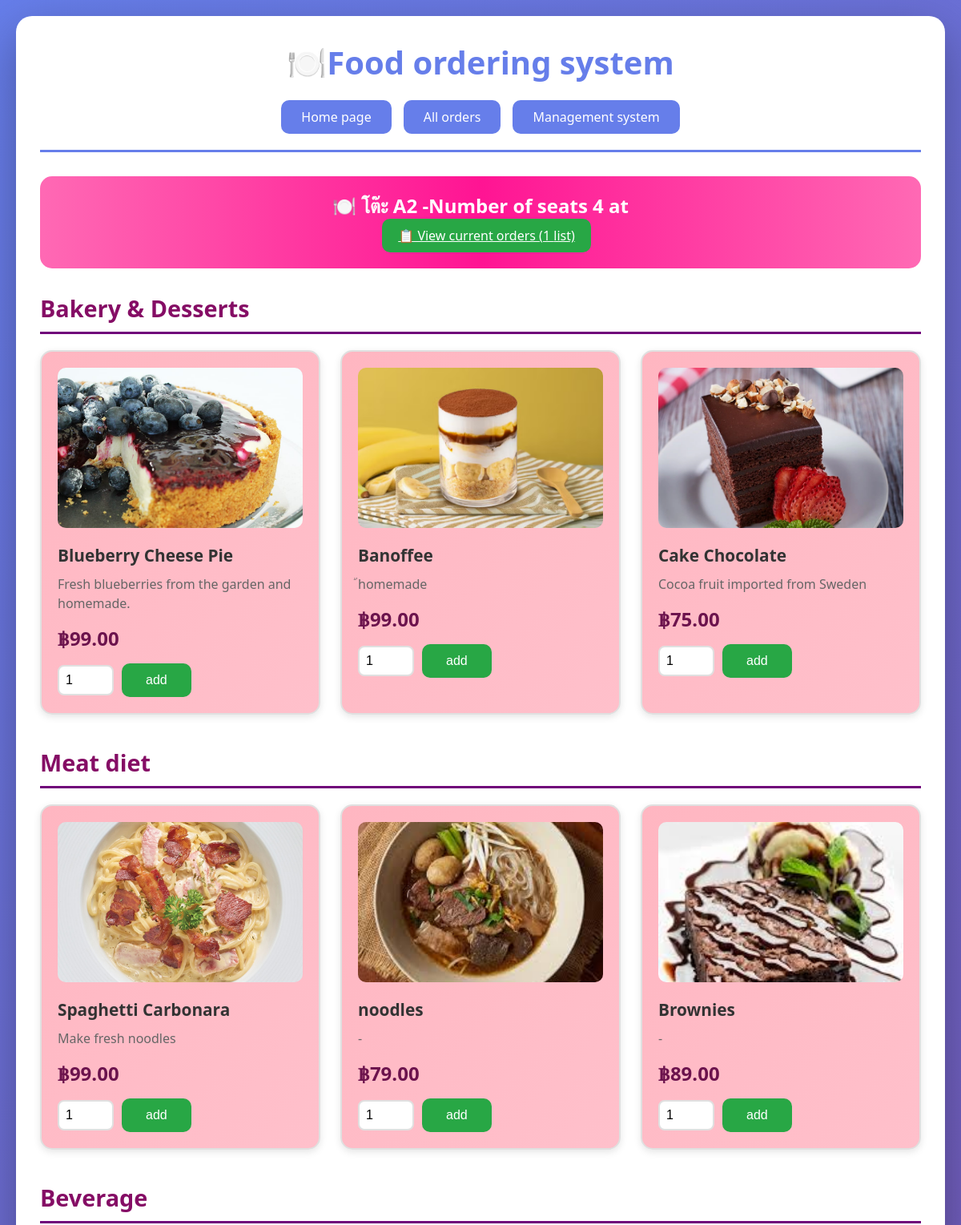
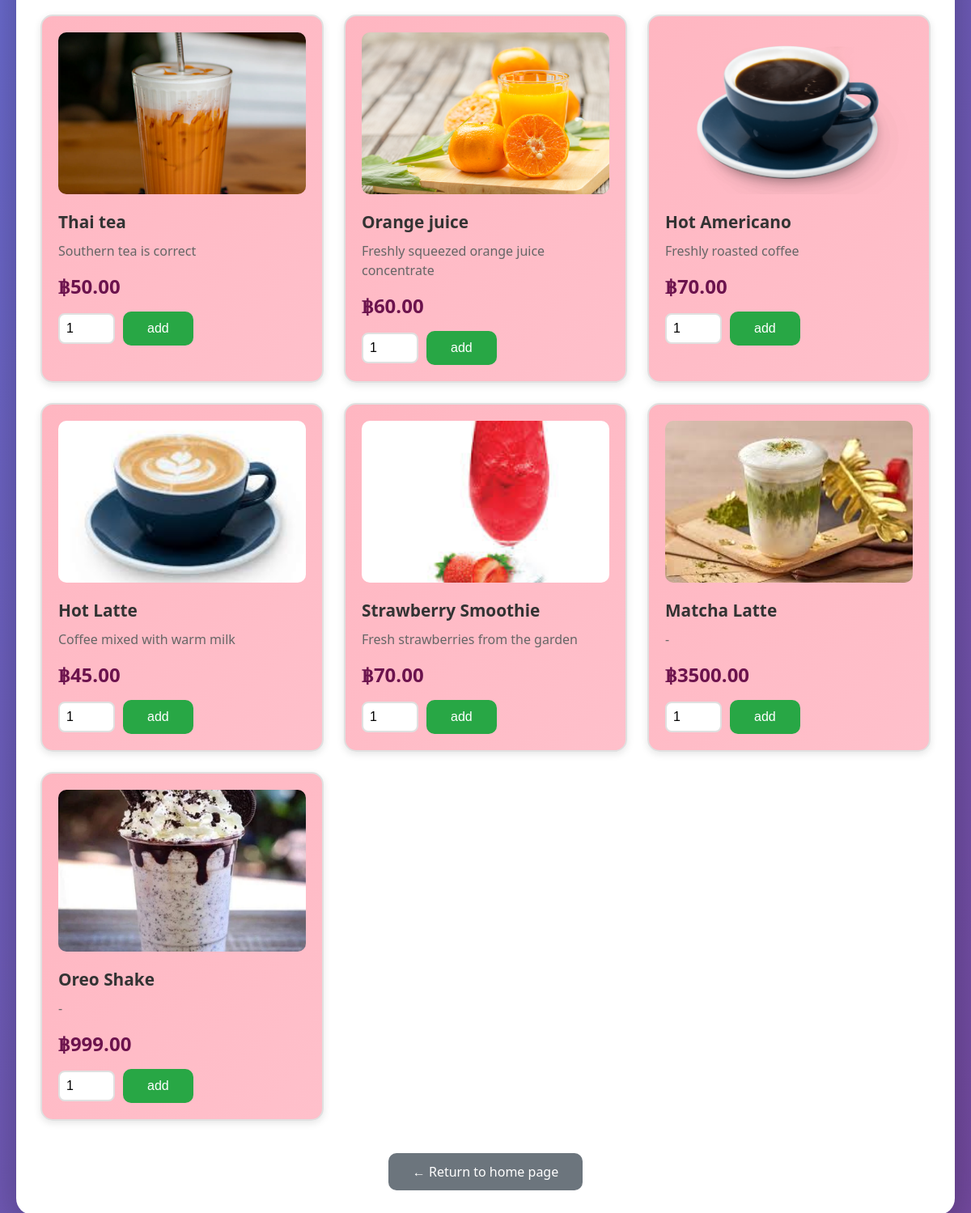
The page /menu/2/ on the database its author committed (2 pictures, top to bottom).
### orders/models.py (models this page shows, shortened)
class Table(models.Model):
    STATUS_CHOICES = [
        ('available', 'ว่าง'),
        ('occupied', 'มีคนนั่ง'),
        ('reserved', 'จอง'),
    ]
    number = models.CharField(max_length=10, unique=True, verbose_name="หมายเลขโต๊ะ")
    capacity = models.IntegerField(verbose_name="จำนวนที่นั่ง")
    status = models.CharField(max_length=20, choices=STATUS_CHOICES, default='available', verbose_name="สถานะ")
    class Meta:
        verbose_name = "โต๊ะ"
        verbose_name_plural = "โต๊ะ"
    def __str__(self):
        return f"โต๊ะ {self.number}"

class Order(models.Model):
    STATUS_CHOICES = [
        ('pending', 'รอดำเนินการ'),
        ('preparing', 'กำลังเตรียม'),
        ('ready', 'พร้อมเสิร์ฟ'),
        ('completed', 'เสร็จสิ้น'),
        ('cancelled', 'ยกเลิก'),
    ]
    table = models.ForeignKey(Table, on_delete=models.CASCADE, verbose_name="โต๊ะ")
    customer_name = models.CharField(max_length=100, blank=True, verbose_name="ชื่อลูกค้า")
    status = models.CharField(max_length=20, choices=STATUS_CHOICES, default='pending', verbose_name="สถานะ")
    total_amount = models.DecimalField(max_digits=10, decimal_places=2, default=0, verbose_name="ยอดรวม")
    created_at = models.DateTimeField(auto_now_add=True, verbose_name="วันที่สั่ง")
    updated_at = models.DateTimeField(auto_now=True)
    notes = models.TextField(blank=True, verbose_name="หมายเหตุ")
    class Meta:
        verbose_name = "ออเดอร์"
        verbose_name_plural = "ออเดอร์"
        ordering = ['-created_at']

class Category(models.Model):
    name = models.CharField(max_length=100, verbose_name="ชื่อหมวดหมู่")
    description = models.TextField(blank=True, verbose_name="รายละเอียด")
    created_at = models.DateTimeField(auto_now_add=True)
    class Meta:
        verbose_name = "หมวดหมู่"
        verbose_name_plural = "หมวดหมู่"

class MenuItem(models.Model):
    category = models.ForeignKey(Category, on_delete=models.CASCADE, related_name='items', verbose_name="หมวดหมู่")
    name = models.CharField(max_length=200, verbose_name="ชื่อเมนู")
    description = models.TextField(verbose_name="รายละเอียด")
    price = models.DecimalField(max_digits=10, decimal_places=2, verbose_name="ราคา")
    image = models.ImageField(upload_to='menu_images/', blank=True, null=True, verbose_name="รูปภาพ")
    is_available = models.BooleanField(default=True, verbose_name="พร้อมจำหน่าย")
    created_at = models.DateTimeField(auto_now_add=True)
    class Meta:
        verbose_name = "เมนูอาหาร"
        verbose_name_plural = "เมนูอาหาร"

### orders/views.py (the view)
# urls.py: path('menu/<int:table_id>/', views.menu, name='menu'),
def menu(request, table_id):
    table = get_object_or_404(Table, id=table_id)
    categories = Category.objects.all().prefetch_related('items')
    current_order = Order.objects.filter(
        table=table,
        status__in=['pending', 'preparing']
    ).first()
    context = {
        'table': table,
        'categories': categories,
        'current_order': current_order,
    }
    return render(request, 'orders/menu.html', context)

### orders/templates/orders/menu.html (shortened to what this page needs)
{% extends 'orders/base.html' %}
{% block content %}
<div class="menu-header">
    <h2>🍽️ {{ table }} -Number of seats {{ table.capacity }} at</h2>
    {% if current_order %}
    <a href="{% url 'view_order' current_order.id %}" class="current-order-badge">
        📋 View current orders ({{ current_order.items.count }} list)
    </a>
    {% endif %}
</div>
{% for category in categories %}
<div class="category-section">
    <h3 class="category-title">{{ category.name }}</h3>
    <div class="menu-grid">
        {% for item in category.items.all %}
        <div class="menu-item {% if not item.is_available %}unavailable{% endif %}">
            {% if item.image %}
            <img src="{{ item.image.url }}" alt="{{ item.name }}">
            {% else %}
            <div style="height: 200px; background: linear-gradient(135deg, #667eea 0%, #764ba2 100%); border-radius: 10px; display: flex; align-items: center; justify-content: center; color: white; font-size: 3em; margin-bottom: 15px;">
                🍽️
            </div>
            {% endif %}
            <div class="item-name">{{ item.name }}</div>
            <div class="item-description">{{ item.description }}</div>
            <div class="item-price">฿{{ item.price }}</div>
            {% if item.is_available %}
            <form method="post" action="{% url 'add_to_order' table.id item.id %}" class="item-form">
                <input type="number" name="quantity" value="1" min="1" max="99" class="quantity-input" required>
                <button type="submit" class="btn btn-success">add</button>
            </form>
            {% endif %}
        </div>
        {% endfor %}
    </div>
</div>
{% endfor %}
<div style="text-align: center; margin-top: 40px;">
    <a href="{% url 'home' %}" class="btn btn-secondary">← Return to home page</a>
</div>
{% endblock %}

### orders/templates/orders/base.html (style rules this page uses)
* { margin: 0; padding: 0; box-sizing: border-box; }
body { font-family: 'Segoe UI', Tahoma, Geneva, Verdana, sans-serif; background: linear-gradient(135deg, #667eea 0%, #764ba2 100%); min-height: 100vh; padding: 20px; }
.btn { padding: 12px 30px; border: none; border-radius: 10px; cursor: pointer; font-size: 16px; transition: all 0.3s; text-decoration: none; display: inline-block; }
.btn-success { background: #28a745; color: white; }
.btn-secondary { background: #6c757d; color: white; }

### orders/templates/orders/menu.html (style rules this page uses)
.menu-header { background: linear-gradient(90deg, #ff69b4, #ff1493, #ff69b4); color: white; padding: 20px; border-radius: 15px; margin-bottom: 30px; text-align: center; }
.category-section { margin-bottom: 40px; }
.category-title { color: #850d65ff; font-size: 1.8em; margin-bottom: 20px; padding-bottom: 10px; border-bottom: 3px solid #70027aff; }
.menu-grid { display: grid; grid-template-columns: repeat(auto-fill, minmax(280px, 1fr)); gap: 25px; }
.menu-item { background: linear-gradient(135deg, #ffb6c1 0%, #ffc0cb 100%); border: 2px solid #e0e0e0; border-radius: 15px; padding: 20px; transition: all 0.3s; box-shadow: 0 3px 10px rgba(0,0,0,0.1); }
.menu-item img { width: 100%; height: 200px; object-fit: cover; border-radius: 10px; margin-bottom: 15px; }
.item-name { font-size: 1.3em; font-weight: bold; color: #333; margin-bottom: 10px; }
.item-description { color: #666; margin-bottom: 15px; line-height: 1.5; }
.item-price { font-size: 1.5em; color: #6c134dff; font-weight: bold; margin-bottom: 15px; }
.item-form { display: flex; gap: 10px; align-items: center; }
.quantity-input { width: 70px; padding: 8px; border: 2px solid #e0e0e0; border-radius: 8px; font-size: 16px; }
.current-order-badge { background: #28a745; color: white; padding: 10px 20px; border-radius: 10px; display: inline-block; margin-left: 15px; }

### rows shown on the page
Table: number "โต๊ะ A2", capacity "4"
Order: items.count "1"
Category: name "Bakery & Desserts"
MenuItem: image (picture), name "Blueberry Cheese Pie", description "Fresh blueberries from the garden and homemade.", price "99.00"
MenuItem: image (picture), name "Banoffee", description "้homemade", price "99.00"
MenuItem: image (picture), name "Cake Chocolate", description "Cocoa fruit imported from Sweden", price "75.00"
Category: name "Meat diet"
MenuItem: image (picture), name "Spaghetti Carbonara", description "Make fresh noodles", price "99.00"
MenuItem: image (picture), name "noodles", description "-", price "79.00"
MenuItem: image (picture), name "Brownies", description "-", price "89.00"
Category: name "Beverage"
MenuItem: image (picture), name "Thai tea", description "Southern tea is correct", price "50.00"
MenuItem: image (picture), name "Orange juice", description "Freshly squeezed orange juice concentrate", price "60.00"
MenuItem: image (picture), name "Hot Americano", description "Freshly roasted coffee", price "70.00"
MenuItem: image (picture), name "Hot Latte", description "Coffee mixed with warm milk", price "45.00"
MenuItem: image (picture), name "Strawberry Smoothie", description "Fresh strawberries from the garden", price "70.00"
MenuItem: image (picture), name "Matcha Latte", description "-", price "3500.00"
MenuItem: image (picture), name "Oreo Shake", description "-", price "999.00"
